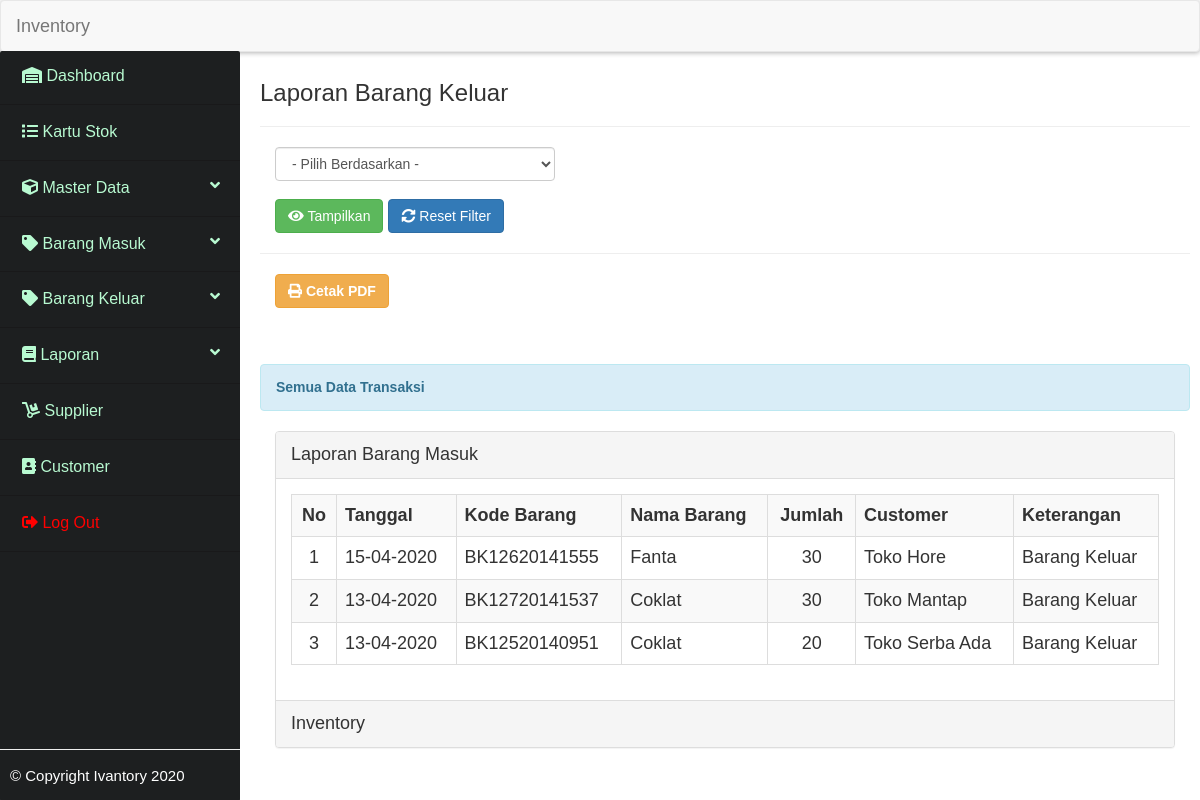
Screenshot of /_laporanbk/laporan_bk.php with the database file from the repository.
### tables this page shows
CREATE TABLE IF NOT EXISTS `tbl_lap_bk` (
  `id_lap` int(11) NOT NULL AUTO_INCREMENT,
  `kode_barang` varchar(50) NOT NULL,
  `nama_barang` varchar(50) NOT NULL,
  `tgl_keluar` date NOT NULL,
  `customer` varchar(50) NOT NULL,
  `jml_keluar` double NOT NULL,
  `keterangan` varchar(20) NOT NULL,
  PRIMARY KEY (`id_lap`)
);

### _laporanbk/laporan_bk.php (the view, shortened to what this page needs)
<?php
include "../koneksi.php";
?>
<section class="content">
    <div class="inner">
        <h3>Laporan Barang Keluar</h3>
        <hr>
        <form method="get" action="">
        <div class="col-md-4">
        <select name="filter" id="filter" class="form-control">
            <option value="">- Pilih Berdasarkan -</option>
        </select>
        </div>
        <br /><br />
                <?php
                $query = "SELECT YEAR(tgl_keluar) AS tahun FROM tbl_lap_bk GROUP BY YEAR(tgl_keluar)";
                ?>
        <button type="submit" class="btn btn-success" style="margin-left: 15px;"><i class="fas fa-eye"></i> Tampilkan</button>
        <a href="laporan_bk.php" class="btn btn-primary"><i class="fas fa-sync-alt"></i> Reset Filter</a>
    </form>
    <hr />
    <?php
    if(isset($_GET['filter']) && ! empty($_GET['filter'])){
        $filter = $_GET['filter'];
        if($filter == '1'){
            $tgl = date('d-m-y', strtotime($_GET['tanggal']));
            echo '<h5 class="alert alert-info" style="margin-top: 30px;"><b>Data Transaksi Tanggal '.$tgl.'</b></h5>';
            echo '<a href="../cetak_laporan/cetak_laporan_bk.php?filter=1&tanggal='.$_GET['tanggal'].'"class="btn btn-warning" style="margin-left: 15px;"><span class="fas fa-print" ></span> <b>Cetak PDF</b></a><br /><br />';
            $query = "SELECT * FROM tbl_lap_bk WHERE DATE(tgl_keluar)='".$_GET['tanggal']."' ";
        }else if($filter == '2'){
            $nama_bulan = array('', 'Januari','Februari','Maret','April','Mei','Juni','Juli','Agustus','September','Oktober','November','Desember');
            echo '<h5 class="alert alert-info" style="margin-top: 30px;"><b>Data Transaksi Bulan '.$nama_bulan[$_GET['bulan']].' '.$_GET['tahun'].'</b></h5>';
            echo '<a href="../cetak_laporan/cetak_laporan_bk.php?filter=2&bulan='.$_GET['bulan'].'&tahun='.$_GET['tahun'].'"class="btn btn-warning" style="margin-left: 15px;"><span class="fas fa-print" ></span> <b>Cetak PDF</b></a><br /><br />';
            $query = "SELECT * FROM tbl_lap_bk WHERE MONTH(tgl_keluar)='".$_GET['bulan']."' AND YEAR(tgl_keluar)='".$_GET['tahun']."' ";
        }else if($filter == '3'){
            echo '<h5 class="alert alert-info" style="margin-top: 30px;"><b>Data Transaksi Tahun '.$_GET['tahun'].' </b></h5>';
            echo '<a href="../cetak_laporan/cetak_laporan_bk.php?filter=3&tahun='.$_GET['tahun'].'"class="btn btn-warning" style="margin-left: 15px;"><span class="fas fa-print" ></span> <b>Cetak PDF</b></a><br /><br />';
            $query = "SELECT * FROM tbl_lap_bk WHERE YEAR(tgl_keluar)='".$_GET['tahun']."' ";
        }else{
            echo '<h5 class="alert alert-info" style="margin-top: 30px;"><b>Data Transaksi Periode Mulai '.$_GET['dari'].' Sampai '.$_GET['sampai'].' </b></h5>';
            echo '<a href="../cetak_laporan/cetak_laporan_bk.php?filter=4&dari='.$_GET['dari'].'&sampai='.$_GET['sampai'].'"class="btn btn-warning" style="margin-left: 15px;"><span class="fas fa-print" ></span> <b>Cetak PDF</b></a><br /><br />';
            $query = "SELECT * FROM tbl_lap_bk WHERE DATE(tgl_keluar) BETWEEN '".$_GET['dari']."' AND '".$_GET['sampai']."' ";
        }
    }else{
        echo '<a href="../cetak_laporan/cetak_laporan_bk.php" class="btn btn-warning" style="margin-left: 15px;"><span class="fas fa-print" ></span> <b>Cetak PDF</b></a><br /><br />';
        echo '<h5 class="alert alert-info" style="margin-top: 30px;"><b>Semua Data Transaksi</b></h5>';
        $query = "SELECT * FROM tbl_lap_bk ORDER BY id_lap DESC";
    }
    ?>
    <div class="table-content">
        <div class="col-md-12">
            <div class="panel panel-default">
                <div class="panel-heading">
                    Laporan Barang Masuk
                </div>
                <div class="panel-body">
                    <div class="table">
                        <table class="table table-striped table-bordered table-hover">
                        <tr>
                            <th><center>No</center></th>
                            <th>Tanggal</th>
                            <th>Kode Barang</th>
                            <th>Nama Barang</th>
                            <th><center>Jumlah</center></th>
                            <th>Customer</th>
                            <th>Keterangan</th>
                        </tr>
                        <?php
                        $sql = mysqli_query($conn, $query);
                        $row = mysqli_num_rows($sql);
                        $no = 1;
                        if($row > 0){
                            while($data = mysqli_fetch_array($sql)){
                                $tgl = date('d-m-Y', strtotime($data['tgl_keluar']));
                                echo "<tr>";
                                echo "<td><center>".$no."</center></td>";
                                echo "<td>".$tgl."</td>";
                                echo "<td>".$data['kode_barang']."</td>";
                                echo "<td>".$data['nama_barang']."</td>";
                                echo "<td><center>".$data['jml_keluar']."</center></td>";
                                echo "<td>".$data['customer']."</td>";
                                echo "<td>".$data['keterangan']."</td>";
                                echo "</tr>";
                                $no++;
                            }
                        }else{
                            echo "<tr><td colspan='7'><center>Data Tidak Ada.</center></td></tr>";
                        }
                        ?>
                        </table>
                    </div>
                </div>
                <div class="panel-footer">
                    Inventory
                </div>
            </div>
        </div>
    </div>
    </div>
</section>

### rows the page displays
tbl_lap_bk: tgl_keluar "15-04-2020", kode_barang "BK12620141555", nama_barang "Fanta", jml_keluar "30", customer "Toko Hore", keterangan "Barang Keluar"
tbl_lap_bk: tgl_keluar "13-04-2020", kode_barang "BK12720141537", nama_barang "Coklat", jml_keluar "30", customer "Toko Mantap", keterangan "Barang Keluar"
tbl_lap_bk: tgl_keluar "13-04-2020", kode_barang "BK12520140951", nama_barang "Coklat", jml_keluar "20", customer "Toko Serba Ada", keterangan "Barang Keluar"
